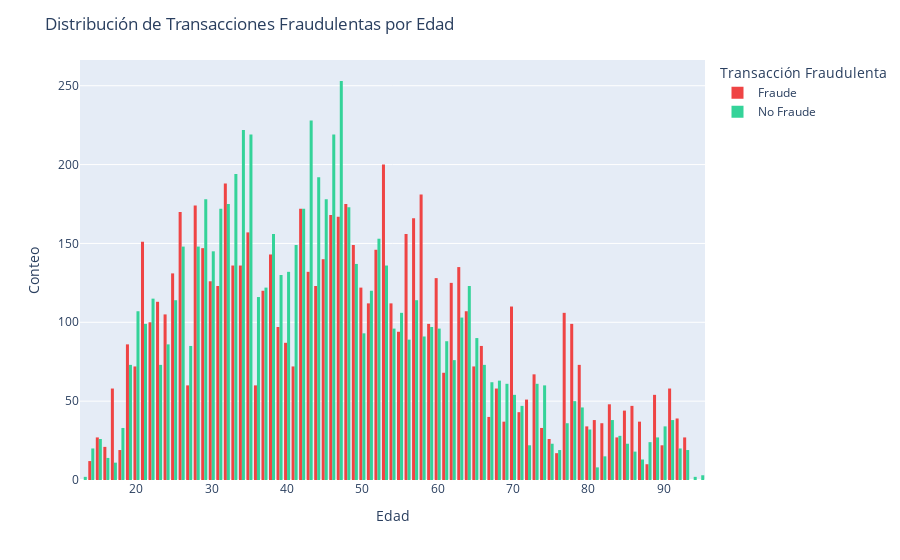

Here is the notebook cell this chart was saved with:
### Markdown cell above
Visualización del recuento de fraudes por edad en un Dataframe balanceado.

### Code cell
fig = px.histogram(df_balanced, x="age", color="is_fraud", barmode="group", color_discrete_map={0: "#34D399", 1: "#EF4444"},
                labels={"age": "Edad", "is_fraud": "Transacción Fraudulenta"})

# Actualizar las etiquetas de la leyenda
fig.update_traces(
    name=["No Fraude", "Fraude"],
    legendtitle_text="Estado",
    selector={"legendgroup": True}
)
fig.for_each_trace(lambda t: t.update(name="No Fraude" if t.name == "0" else "Fraude"))
# Configurar el título y las etiquetas de los ejes
fig.update_layout(
    title_text="Distribución de Transacciones Fraudulentas por Edad",
    xaxis_title="Edad",
    yaxis_title="Conteo"
)

### Figure 1 — Plotly figure (JSON) as saved in the notebook; plotly's stock layout.template omitted (floating-point values rounded to 4 significant figures; data arrays with more than 128 entries replaced by an {"elided": "..."} marker saying what was removed)
{"data": [{"alignmentgroup": "True", "bingroup": "x", "hovertemplate": "Transacción Fraudulenta=1<br>Edad=%{x}<br>count=%{y}<extra></extra>", "legendgroup": "1", "marker": {"color": "#EF4444", "pattern": {"shape": ""}}, "name": "Fraude", "offsetgroup": "1", "orientation": "v", "showlegend": true, "type": "histogram", "x": {"elided": "7506 int values"}, "xaxis": "x", "yaxis": "y"}, {"alignmentgroup": "True", "bingroup": "x", "hovertemplate": "Transacción Fraudulenta=0<br>Edad=%{x}<br>count=%{y}<extra></extra>", "legendgroup": "0", "marker": {"color": "#34D399", "pattern": {"shape": ""}}, "name": "No Fraude", "offsetgroup": "0", "orientation": "v", "showlegend": true, "type": "histogram", "x": {"elided": "7506 int values"}, "xaxis": "x", "yaxis": "y"}], "layout": {"barmode": "group", "legend": {"title": {"text": "Transacción Fraudulenta"}, "tracegroupgap": 0}, "margin": {"t": 60}, "title": {"text": "Distribución de Transacciones Fraudulentas por Edad"}, "xaxis": {"anchor": "y", "domain": [0, 1], "title": {"text": "Edad"}}, "yaxis": {"anchor": "x", "domain": [0, 1], "title": {"text": "Conteo"}}}}
